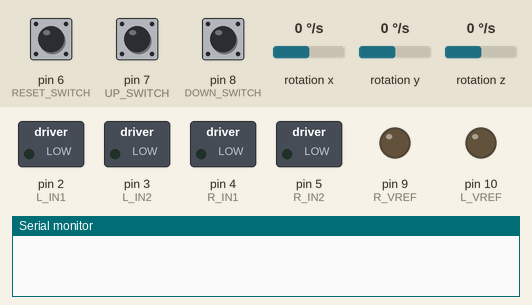
Recording of a sketch running on a simulated Arduino Nano, built with avr-gcc and run on an emulated ATmega328P. Shown: switched loads named in the sketch (green lamp = pin HIGH), output pins drawn as LEDs (lit = HIGH), the last lines printed to the serial monitor. Wiring (inferred from the names in the program): MPU-6050 motion sensor at I2C address 0x68. The inputs (shaded band) are chosen by the test bench; at power-on: pin 6 (RESET_SWITCH) HIGH, rotation y 0 °/s, pin 7 (UP_SWITCH) HIGH, pin 8 (DOWN_SWITCH) HIGH, rotation x 0 °/s, rotation z 0 °/s. At 8.8 s the program stops and its outputs stay as they are.

Above: at 3.9 s.
4.0 s: pin 6 (RESET_SWITCH) pulled LOW for 0.15 s
At 4.6 s:
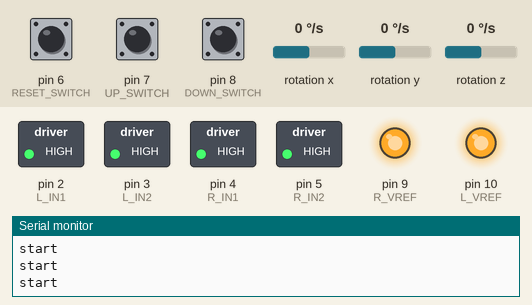
5.6 s: rotation y set to -100 °/s
At 5.7 s:
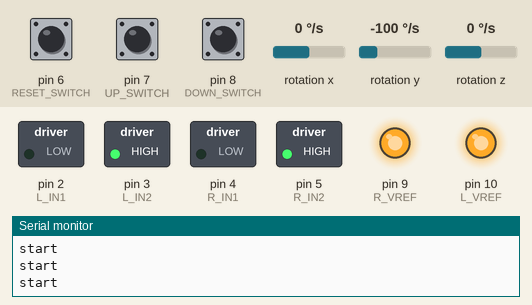
Timing chart, 0 to 8.6 s (numbered marks = the images above; inputs shaded):
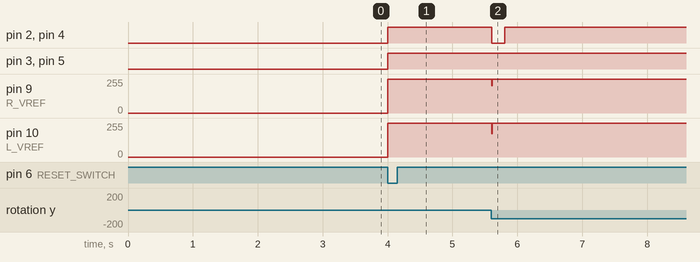

Measured:
- after the input at 4.0 s, pin 2 (L_IN1), pin 3 (L_IN2), pin 4 (R_IN1), pin 5 (R_IN2): LOW → HIGH at once; pin 9 (R_VREF), pin 10 (L_VREF): 0/255 → 255/255 at once
- after the input at 5.6 s, pin 2 (L_IN1), pin 4 (R_IN1): HIGH → LOW at once, → HIGH 0.20 s later; pin 9 (R_VREF): 255/255 → 206/255 at once, → 255/255 0.01 s later; pin 10 (L_VREF): 255/255 → 175/255 at once, → 255/255 0.01 s later

The sketch:

Controller_v5_final.ino
```cpp
/*倒立振子の制御プログラム
  仕様器具、Arduino Nano, TA7291 * 2, MPU6050, ADXL345, モーター * 2, ギアボックス, スイッチ 等

            ※ADXL345は不使用
   変更点
   ジャイロセンサーのドリフトをより抑えるように積分修正を行った。→　ロボットが一定時間静止に移動する位置量がより減った。
                                                                     ＝時間がたっても開始時の位置からあまりずれなくなった。

   モータドライバ　TA7291P仕様
   IN1 = 1,IN2 = 1   :ブレーキ
   IN1 = 0,IN2 = 1   :CW
   IN1 = 1,IN2 = 0   :CCW
   IN1 = 0,IN2 = 0   :ストップ
*/

#include <MsTimer2.h>
#include <Wire.h>
#include <math.h>

#define Slave_MPU6050 0x68 //AD0接地時
#define Slave_ADXL345 0x53 //SDO接地時
#define WHO_AM_I 0x75
#define NUM 1000            //　オフセット用ジャイロ、加速度のサンプリング量
#define NUM_AVERAGE 3      //ジャイロの一度の角度推定に使うサンプル数
#define NUM_SCALE 5
#define INTERVAL 10         // 1000/INTERVAL Hz

#define DATAX_LOW_ADDRESS 0x32        //ADXL345　accel data lhlhlh
#define GYRO_XOUT_HIGH_ADDRESS  0x43
#define ACCEL_XOUT_HIGH_ADDRESS 0x3B

#define RANGE 500        //ジャイロセンサのレンジ250/500/1000/2000

//モータドライバ　制御デジタルピン
#define R_IN1 4
#define R_IN2 5
#define L_IN1 2
#define L_IN2 3
//モータ出力電圧制御PWMピン
#define R_VREF 9
#define L_VREF 10

//アナログ出力の最小と最大
#define V_MIN 40
#define V_MAX 255

//モーター移動量調節用係数 度*係数/秒と考える
#define KEISU 5000

#define RESET_SWITCH 6          //ジャイロ度リセット
//重心調整用スイッチ UP&DOWN
#define UP_SWITCH 7
#define DOWN_SWITCH 8
#define SWITCH_CHANGE_VALUE 0.0025

#define SWITCH_INTERVAL 7000     //繰り返し押せるようになるまでの時間

#define GYRO_CORRECTION 0.006    //0.005 移動距離における重心修正の係数

#define LROFFSET 1.18


bool flag = false, start_flag = false;
int range, i = 0, j = 0, count = 0, switch_down_count, times_count1, times_count2;
int buff[14];                       //I2cデータ受け取り用
double param = 0.0, degPerSec = 0.0;

double PowerP, PowerI, PowerD, value;


//センサの値を持つ構造体
struct senserParam {
  int gx, gy[NUM_AVERAGE + 1], gz, gxb, gyb, gzb;
  int ax, ay, az;
  long buffx, buffy, buffz;         //平均値を保持する変数
  double gyo, gpitch, grole, role, debagg;
  double apitch, arole;
} sens;

//センサのオフセット
struct offset {
  long gx, gy, gz;
  long ax, ay, az;
  double gxcorrect, gycorrect, gzcorrect;
} off;

//モーターに関するすべての値を持つ構造体
struct motorParam {
  byte r_IN1 = LOW, r_IN2 = LOW , l_IN1 = LOW, l_IN2 = LOW; // HIGH or LOW
  byte r_Vref = 122, l_Vref = 122;          //Vref = 40 ～255  40以下だとモーター回らないor不安定
} motor;

//モーター制御関数
void motorControl(struct motorParam m) {
  //モーター制御ピンの出力
  digitalWrite(R_IN1, m.r_IN1);
  digitalWrite(R_IN2, m.r_IN2);
  digitalWrite(L_IN1, m.l_IN1);
  digitalWrite(L_IN2, m.l_IN2);

  //モーター出力電圧制御
  analogWrite(R_VREF  , min(max(V_MIN, ((int)m.r_Vref * LROFFSET)), V_MAX));
  analogWrite(L_VREF, m.l_Vref);
}

//I2c書き込み関数
void I2c_write(int device_address, int memory_address, int value)
{
  Wire.beginTransmission(device_address);           //スレーブ指定
  Wire.write(memory_address);                       //アドレス指定
  Wire.write(value);                                //スレーブに書き込む値
  Wire.endTransmission();                           //終了
}

//I2c読み取り関数
void I2c_read(int device_address, int memory_address, int read_length, int *p)
{
  Wire.beginTransmission(device_address);           //スレーブ指定
  Wire.write(memory_address);                       //アドレス指定
  Wire.requestFrom(device_address, read_length);    //スレーブ、受け取るデータの長さを指定
  for (int i = 0; i < read_length; i++)             //データを入手する
  {
    *(p + i) = Wire.read();
  }
  Wire.endTransmission();                           //終了
}

//センサの値更新
void RawToValueUpdate() {

  //チャタリング防止用カウンター。オーバーフロー防止ずみ
  if (switch_down_count > -100)
    switch_down_count--;

  sens.buffy -= sens.gy[count + 1];           //平均値更新

  //センサ値入手
  I2c_read(Slave_MPU6050, GYRO_XOUT_HIGH_ADDRESS, 6, buff);
  sens.gy[count + 1]  = ((buff[2] << 8) | buff[3]) - off.gy;

  sens.buffy += sens.gy[count + 1];           //平均値更新

  count = (count + 1) % NUM_AVERAGE;          //平均値更新用カウンター

  sens.gy[0] = sens.buffy / NUM_AVERAGE;      //角速度の平均値を得る

  j = (j + 1) % NUM_SCALE;  //積分修正用のインターバルカウンター
  //  if(j == 1)
  //  sens.role -= ((double)(sens.gy[0] + sens.gyb + off.gycorrect) * param / 2.0);
  //  else
  //  sens.role -= ((double)(sens.gy[0] + sens.gyb) * param / 2.0);

  if (j == 0) {
    sens.gy[0] -= off.gycorrect;                 //積分誤差修正
  }

  //role値算出(台形積分)
  sens.grole -= ((double)(sens.gy[0] + sens.gyb) * param / 2.0);
  //  sens.debagg -= ((double)(sens.gy[0] + sens.gyb) * param / 2.0);

  sens.gyb = sens.gy[0];                      //台形積分用

  flag = false;
  return;
}

//周期固定用フラグ
void Flag() {
  flag = true;
  return;
}

void setup() {

  //レンジの設定
  if (RANGE == 250)
    range = 0b00000;
  else if (RANGE == 500)
    range = 0b01000;
  else if (RANGE == 1000)
    range = 0b10000;
  else if (RANGE == 2000)
    range = 0b11000;

  param = ((double)RANGE / 1000 ) * INTERVAL / 32768.0; //値１あたりのdeg（時間あたり）。ジャイロ積分係数
  degPerSec = (double)RANGE / 32768000.0;               // センサ受け取り値からdeg/s への係数

  //モータドライバ　制御デジタルピン　出力
  pinMode(R_IN1, OUTPUT);
  pinMode(R_IN2, OUTPUT);
  pinMode(L_IN1, OUTPUT);
  pinMode(L_IN2, OUTPUT);
  pinMode(RESET_SWITCH, INPUT_PULLUP);
  pinMode(UP_SWITCH, INPUT_PULLUP);
  pinMode(DOWN_SWITCH, INPUT_PULLUP);

  //モータ出力電圧制御PWMピン設定
  analogWrite(R_VREF, 0);
  analogWrite(L_VREF, 0);

  Serial.begin(115200);
  Wire.begin();
  delay(100);
  I2c_write(Slave_MPU6050, 0x1B, range);            //レンジ設定
  I2c_write(Slave_MPU6050, 0x6B, 0x00);             //初期化&計測開始
  //  I2c_write(Slave_MPU6050, 0x37, 0x02);
  //  I2c_write(Slave_ADXL345, 0x31, 0b00000000);       //レンジ設定
  //  I2c_write(Slave_ADXL345, 0x2D, 0b00001000);       //測定開始

  delay(200);

  //オフセットの設定
  for (int i = 0; i < NUM; i++) {
    I2c_read(Slave_MPU6050, GYRO_XOUT_HIGH_ADDRESS, 6, buff);
    off.gx += ((buff[0] << 8) | buff[1]);
    off.gy += ((buff[2] << 8) | buff[3]);
    off.gz += ((buff[4] << 8) | buff[5]);

    //    I2c_read(Slave_ADXL345, DATAX_LOW_ADDRESS, 6, buff);
    //    off.ax += ((buff[1] << 8) | buff[0]);
    //    off.ay += ((buff[3] << 8) | buff[2]);
    //    off.az += ((buff[5] << 8) | buff[4]);
  }

  off.gx /= NUM;
  off.gy /= NUM;
  off.gz /= NUM;

  MsTimer2::set(INTERVAL, Flag);    // INTERVAL毎,割込み関数を呼び出す様に設定
  MsTimer2::start();             // タイマー割り込み開始

  delay(300);

  //積分誤差修正用の値
  while (j < NUM) {

    if (flag == true) {
      //センサ値入手、正規化
      I2c_read(Slave_MPU6050, GYRO_XOUT_HIGH_ADDRESS, 6, buff);
      sens.gx = ((buff[0] << 8) | buff[1]) - off.gx;
      sens.gy[0] = ((buff[2] << 8) | buff[3]) - off.gy;
      sens.gz = ((buff[4] << 8) | buff[5]) - off.gz;

      //時間積分（インターバル一定のため)
      off.gxcorrect += ((sens.gx + sens.gxb) / 2.0);
      off.gycorrect += ((sens.gy[0] + sens.gyb) / 2.0);
      off.gzcorrect += ((sens.gz + sens.gzb) / 2.0);

      sens.gxb = sens.gx;
      sens.gyb = sens.gy[0];
      sens.gzb = sens.gz;

      j = j + 1;

      flag == false;
    }
  }

  //一定時間（NUM/NUM_SCALE）msごとに修正するために正規化
  off.gxcorrect /= (NUM / NUM_SCALE);
  off.gycorrect /= (NUM / NUM_SCALE);
  off.gzcorrect /= (NUM / NUM_SCALE);

  j = 0;
  i = 0;
  delay(100);
}

void loop() {
  //スタート判定用フラグ
  if (digitalRead(RESET_SWITCH) == LOW) {
    Serial.println("start");
    start_flag = true;
  }

  //INTERVAL msごとに処理
  if (flag == true && start_flag)
  {
    RawToValueUpdate();                     //センサ値更新

    PowerP = sens.grole;                    //比例
    PowerD = -sens.gy[0] * degPerSec;       //微分
    //    PowerI += sens.grole;                   //積分

    //オーバーフロー防止 足した絶対値1000以下
    if (abs(PowerI + sens.grole) < 1000) {
      PowerI += sens.grole;
    }

    //積分量が倒れている角度を修正する方向に働いていない場合、0にする
    //    if((PowerI >0 && sens.grole < 0)||(PowerI < 0 && sens.grole > 0))
    //      PowerI = 0.0;

    if (abs(sens.grole) <= 0.3 && abs(PowerD) <= 0.01) {
      value = 0.0;
    }
    else if (abs(sens.grole) < 20) {
      //PowerDかPowerPのどちらかが負ならture
      if (abs(PowerD - PowerP) > abs(PowerD + PowerP))
        value = PowerP * 36.0 + PowerI  * 5.35 + PowerD * 1000.0;       //36.0, 5.35, 1000.0
      else
        value = PowerP * 48.0 + PowerI * 5.35 + PowerD * 5000.0;        //48.0, 5.35, 5000.0
    }
    else {
      MsTimer2::stop();
      Serial.println("error, stop");

      value = 0.0;
      motor.r_IN1 = HIGH;
      motor.r_IN2 = HIGH;
      motor.l_IN1 = HIGH;
      motor.l_IN2 = HIGH;
      motor.r_Vref = V_MAX;
      motor.l_Vref = motor.r_Vref;

      motorControl(motor);  //モーターの状態を更新

      while (1) {
        delay(1000);
      }

      //      if(abs(PowerD - PowerP) > abs(PowerD + PowerP))
      //        value = PowerP * 30.0 + PowerI * 2.05 + PowerD * 5000.0;
      //      else
      //        value = PowerP * 40.0 + PowerI * 2.05 + PowerD * 9000.0;
    }

    //PIDの数値をモーターの出力に変換
    if (abs(value) < 1.0) {   //stop

      times_count1 = 0;
      times_count2 = 0;

      motor.r_IN1 = HIGH;
      motor.r_IN2 = HIGH;
      motor.l_IN1 = HIGH;
      motor.l_IN2 = HIGH;
      motor.r_Vref = V_MAX;
      motor.l_Vref = motor.r_Vref;
    }
    else if (value > 0) {     //CW or CCW

      //移動量を評価し、二次関数的に重心を調整
      times_count1++;
      times_count2 = 0;
      sens.grole += times_count1 * GYRO_CORRECTION;

      motor.r_IN1 = LOW;
      motor.r_IN2 = HIGH;
      motor.l_IN1 = LOW;
      motor.l_IN2 = HIGH;
      motor.r_Vref = min(max(V_MIN, ((int)value)), V_MAX);
      motor.l_Vref = motor.r_Vref;
    }
    else {                    //CCW or CW

      //移動量を評価し、二次関数的に重心を調整
      times_count2++;
      times_count1 = 0;
      sens.grole -= times_count2 * GYRO_CORRECTION;

      motor.r_IN1 = HIGH;
      motor.r_IN2 = LOW;
      motor.l_IN1 = HIGH;
      motor.l_IN2 = LOW;
      motor.r_Vref = min(max(V_MIN, -(int)value), V_MAX);
      motor.l_Vref = motor.r_Vref;
    }

    motorControl(motor);  //モーターの状態を更新

    //重心調整用スイッチ制御
    if (digitalRead(UP_SWITCH) == LOW)
      sens.grole += SWITCH_CHANGE_VALUE;
    if (digitalRead(DOWN_SWITCH) == LOW)
      sens.grole -= SWITCH_CHANGE_VALUE;

    i = (i + 1) % 10;       //シリアル表示インターバル用カウンター
    //デバッグ用シリアル表示
    if (i == 0)
    {
      //      Serial.print("r_IN1:");
      //      Serial.print(motor.r_IN1);
      //      Serial.print("\tr_IN2:");
      //      Serial.print(motor.r_IN2);
      //      Serial.print("\tl_IN1:");
      //      Serial.print(motor.l_IN1);
      //      Serial.print("\tl_IN2:");
      //      Serial.print(motor.l_IN2);
      //      Serial.print("\tVref:");
      //      Serial.print(motor.l_Vref);
      //      Serial.print("\tPowerP:");
      //      Serial.print(PowerP);
      //      Serial.print("\tPowerI:");
      //      Serial.print(PowerI);
      //      Serial.print("\tPowerD:");
      //      Serial.print(PowerD);
      //      Serial.print("\trole:");
      //      Serial.print(sens.role);
      //      Serial.print("\tdebagg:");
      //      Serial.print(sens.debagg);
      //      Serial.print("\tgrole:");
      //      Serial.println(sens.grole);
    }
  }
  //重心リセット （重要性はかなり低い）
  if (digitalRead(RESET_SWITCH) == LOW && switch_down_count < 0) {
    Serial.println("LOW");
    sens.grole = 0.0;
    sens.role = 0.0;
    sens.debagg = 0.0;
    switch_down_count = SWITCH_INTERVAL;      //繰り返し押せるようになるまでの時間:SWITCH_INTERVAL*INTERVAL ms
  }
}
```
